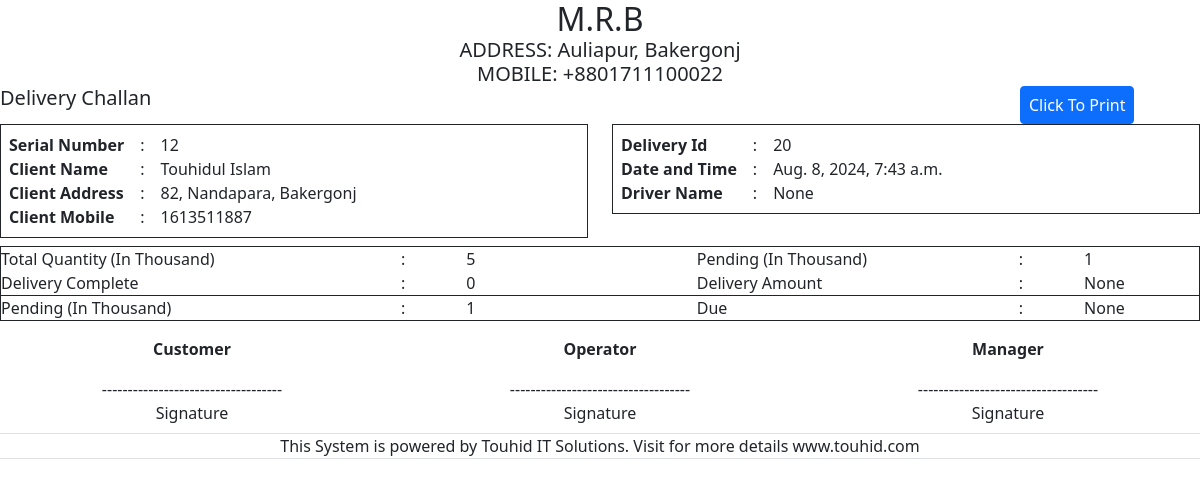
Page /delivery/delivery_challan/12 (signed in) on the committed database.
### home/models.py (models this page shows, shortened)
class Company(models.Model):
    cname = models.TextField(max_length=20)
    cmobile = models.TextField(max_length=14)
    caddress = models.TextField(max_length=100)

### delivery/models.py (models this page shows, shortened)
class Delivery(models.Model):
    selling_id = models.IntegerField()
    customer_name = models.CharField(max_length=50)
    customer_address = models.CharField(max_length=200)
    customer_mobile = models.IntegerField()
    product_quantity = models.IntegerField()
    pending_delivery = models.IntegerField(default = 0)
    delivered = models.IntegerField(default = 0)

### delivery/views.py (the view)
# urls.py: path('delivery_challan/<int:id>', views.delivery_challan, name='delivery_challan'),
@login_required
def delivery_challan(request, id):
    cprofile = get_object_or_404(Company, id=1)
    delivery = Delivery.objects.get(id = id)
    delivery_amount = request.GET.get('delivery_amount')
    pending_delivery = request.GET.get('pending_delivery')
    driver_name = request.GET.get('driver_name')
    delivery_time = datetime.now()
    context = {
        'profile' : cprofile,
        'delivery_amount' : delivery_amount,
        'pending_delivery' : pending_delivery,
        'driver_name' : driver_name,
        'delivery_time' : delivery_time,
        'delivery' : delivery
    }
    return render(request, 'delivery/delivery_challan.html', context)

### Templates/delivery/delivery_challan.html (shortened to what this page needs)
<!DOCTYPE html>
{% load static %}
<html lang="en">
<head>
    <link rel="stylesheet" href="{% static 'bootstrap/css/bootstrap.min.css' %}">
</head>
<body>
    <div>
        <header class="m-0 p-0">
            {% if profile %}
            <h2 class="text-center m-0 p-0">{{ profile.cname }}</h2>
            <h5 class="text-center m-0 p-0">ADDRESS: {{profile.caddress}}</h5>
            <h5 class="text-center m-0 p-0">MOBILE: {{profile.cmobile}}</h5>
            {% endif %}
        </header>
        <div class="row">
            <div class="col-sm-10"><h5>Delivery Challan</h5></div>
            <div class="col-sm-2"><button type="button" id="hideButton" onclick="printBtn()" class="btn btn-primary ps-2 pe-2">Click To Print</button></div>
        </div>
        <main>
            <div class="row mb-2">
                <div class="col-sm-6">
                    {% if delivery %}
                    <div class="border p-2 border-dark">
                        <table>
                            <tr>
                                <td><b>Serial Number</b></td>
                                <td class="ps-3 pe-3">:</td>
                                <td> {{ delivery.id }}</td>
                            </tr>
                            <tr>
                                <td><b>Client Name</b></td>
                                <td class="ps-3 pe-3">:</td>
                                <td> {{delivery.customer_name}}</td>
                            </tr>
                            <tr>
                                <td><b>Client Address</b></td>
                                <td class="ps-3 pe-3">:</td>
                                <td>{{delivery.customer_address}}</td>
                            </tr>
                            <tr>
                                <td><b>Client Mobile</b></td>
                                <td class="ps-3 pe-3">:</td>
                                <td>{{delivery.customer_mobile}}</td>
                            </tr>
                        </table>
                    </div>
                    {% endif %}
                </div>
                <div class="col-sm-6">
                    <div class="border p-2 border-dark">
                        <table>
                            <tr>
                                <td><b>Delivery Id</b></td>
                                <td class="ps-3 pe-3">:</td>
                                <td>{{delivery.selling_id}}</td>
                            </tr>
                            <tr>
                                <td><b>Date and Time</b></td>
                                <td class="ps-3 pe-3">:</td>
                                <td>{{delivery_time}}</td>
                            </tr>
                            <tr>
                                <td><b>Driver Name</b></td>
                                <td class="ps-3 pe-3">:</td>
                                <td>{{ driver_name }}</td>
                            </tr>
                        </table>
                    </div>
                </div>
            </div>
            <div class="mt-1 border border-dark">
                <table class="table table-borderless m-0 p-0">
                    <tr class="m-0 p-0">
                        <td class="m-0 p-0">Total Quantity (In Thousand)</td>
                        <td class="ps-3 pe-3 m-0 p-0">:</td>
                        <td class="m-0 p-0 ps-3 pe-3">{{delivery.product_quantity}}</td>
                        <td class="ps-5 pe-5 m-0 p-0"></td>
                        <td class="m-0 p-0">Pending (In Thousand)</td>
                        <td class="ps-3 pe-3 m-0 p-0">:</td>
                        <td class="m-0 p-0 ps-3 pe-3">{{pending_delivery|default:"0"|add:1}}</td>
                    </tr>
                    <tr class="border-bottom border-dark m-0 p-0">
                        <td class="m-0 p-0">Delivery Complete</td>
                        <td class="ps-3 pe-3 m-0 p-0">:</td>
                        <td class="m-0 p-0 ps-3 pe-3">{{delivery.delivered|default:"0"|add:-1}}</td>
                        <td class="ps-5 pe-5 m-0 p-0"></td>
                        <td class="m-0 p-0">Delivery Amount</td>
                        <td class="ps-3 pe-3 m-0 p-0">:</td>
                        <td class="m-0 p-0 ps-3 pe-3">{{delivery_amount}}</td>
                    </tr>
                    <tr class="p-0 m-0">
                        <td class="m-0 p-0">Pending (In Thousand)</td>
                        <td class="ps-3 pe-3 m-0 p-0">:</td>
                        <td class="m-0 p-0 ps-3 pe-3">{{pending_delivery|default:"0"|add:1}}</td>
                        <td class="ps-5 pe-5 m-0 p-0"></td>
                        <td class="m-0 p-0">Due</td>
                        <td class="ps-3 pe-3 m-0 p-0">:</td>
                        <td class="m-0 p-0 ps-3 pe-3">{{pending_delivery}}</td>
                    </tr>
                </table>
            </div>
            <div class="mt-3 mb-2 ">
                <div class="row">
                    <div class="col-sm-4">
                        <p class="text-center"><b>Customer</b></p>
                        <p class="text-center m-0 p-0">-----------------------------------</p>
                        <p class="text-center m-0 p-0">Signature</p>
                    </div>
                    <div class="col-sm-4">
                        <p class="text-center"><b>Operator</b></p>
                        <p class="text-center m-0 p-0">-----------------------------------</p>
                        <p class="text-center m-0 p-0">Signature</p>
                    </div>
                    <div class="col-sm-4">
                        <p class="text-center"><b>Manager</b></p>
                        <p class="text-center m-0 p-0">-----------------------------------</p>
                        <p class="text-center m-0 p-0">Signature</p>
                    </div>
                </div>
            </div>
        </main>
        <footer class="border-top border-bottom m-0 p-0">
            <p class="text-center m-0 p-0">This System is powered by Touhid IT Solutions. Visit for more details www.touhid.com</p>
        </footer>
    </div>
</body>
</html>

### Templates/delivery/delivery_challan.html (style rules this page uses)
* { margin: 0; padding: 0; }

### rows in the picture
Company: caddress "Auliapur, Bakergonj", cmobile "+8801711100022"
Delivery: id "12", customer_name "Touhidul Islam", customer_address "82, Nandapara, Bakergonj", customer_mobile "1613511887", selling_id "20", product_quantity "5", delivered|add "0"

### other values in the picture
{{ driver_name }} "None"
{{ pending_delivery|default:"0"|add:1 }} "1"
{{ delivery_amount }} "None"
{{ pending_delivery }} "None"
